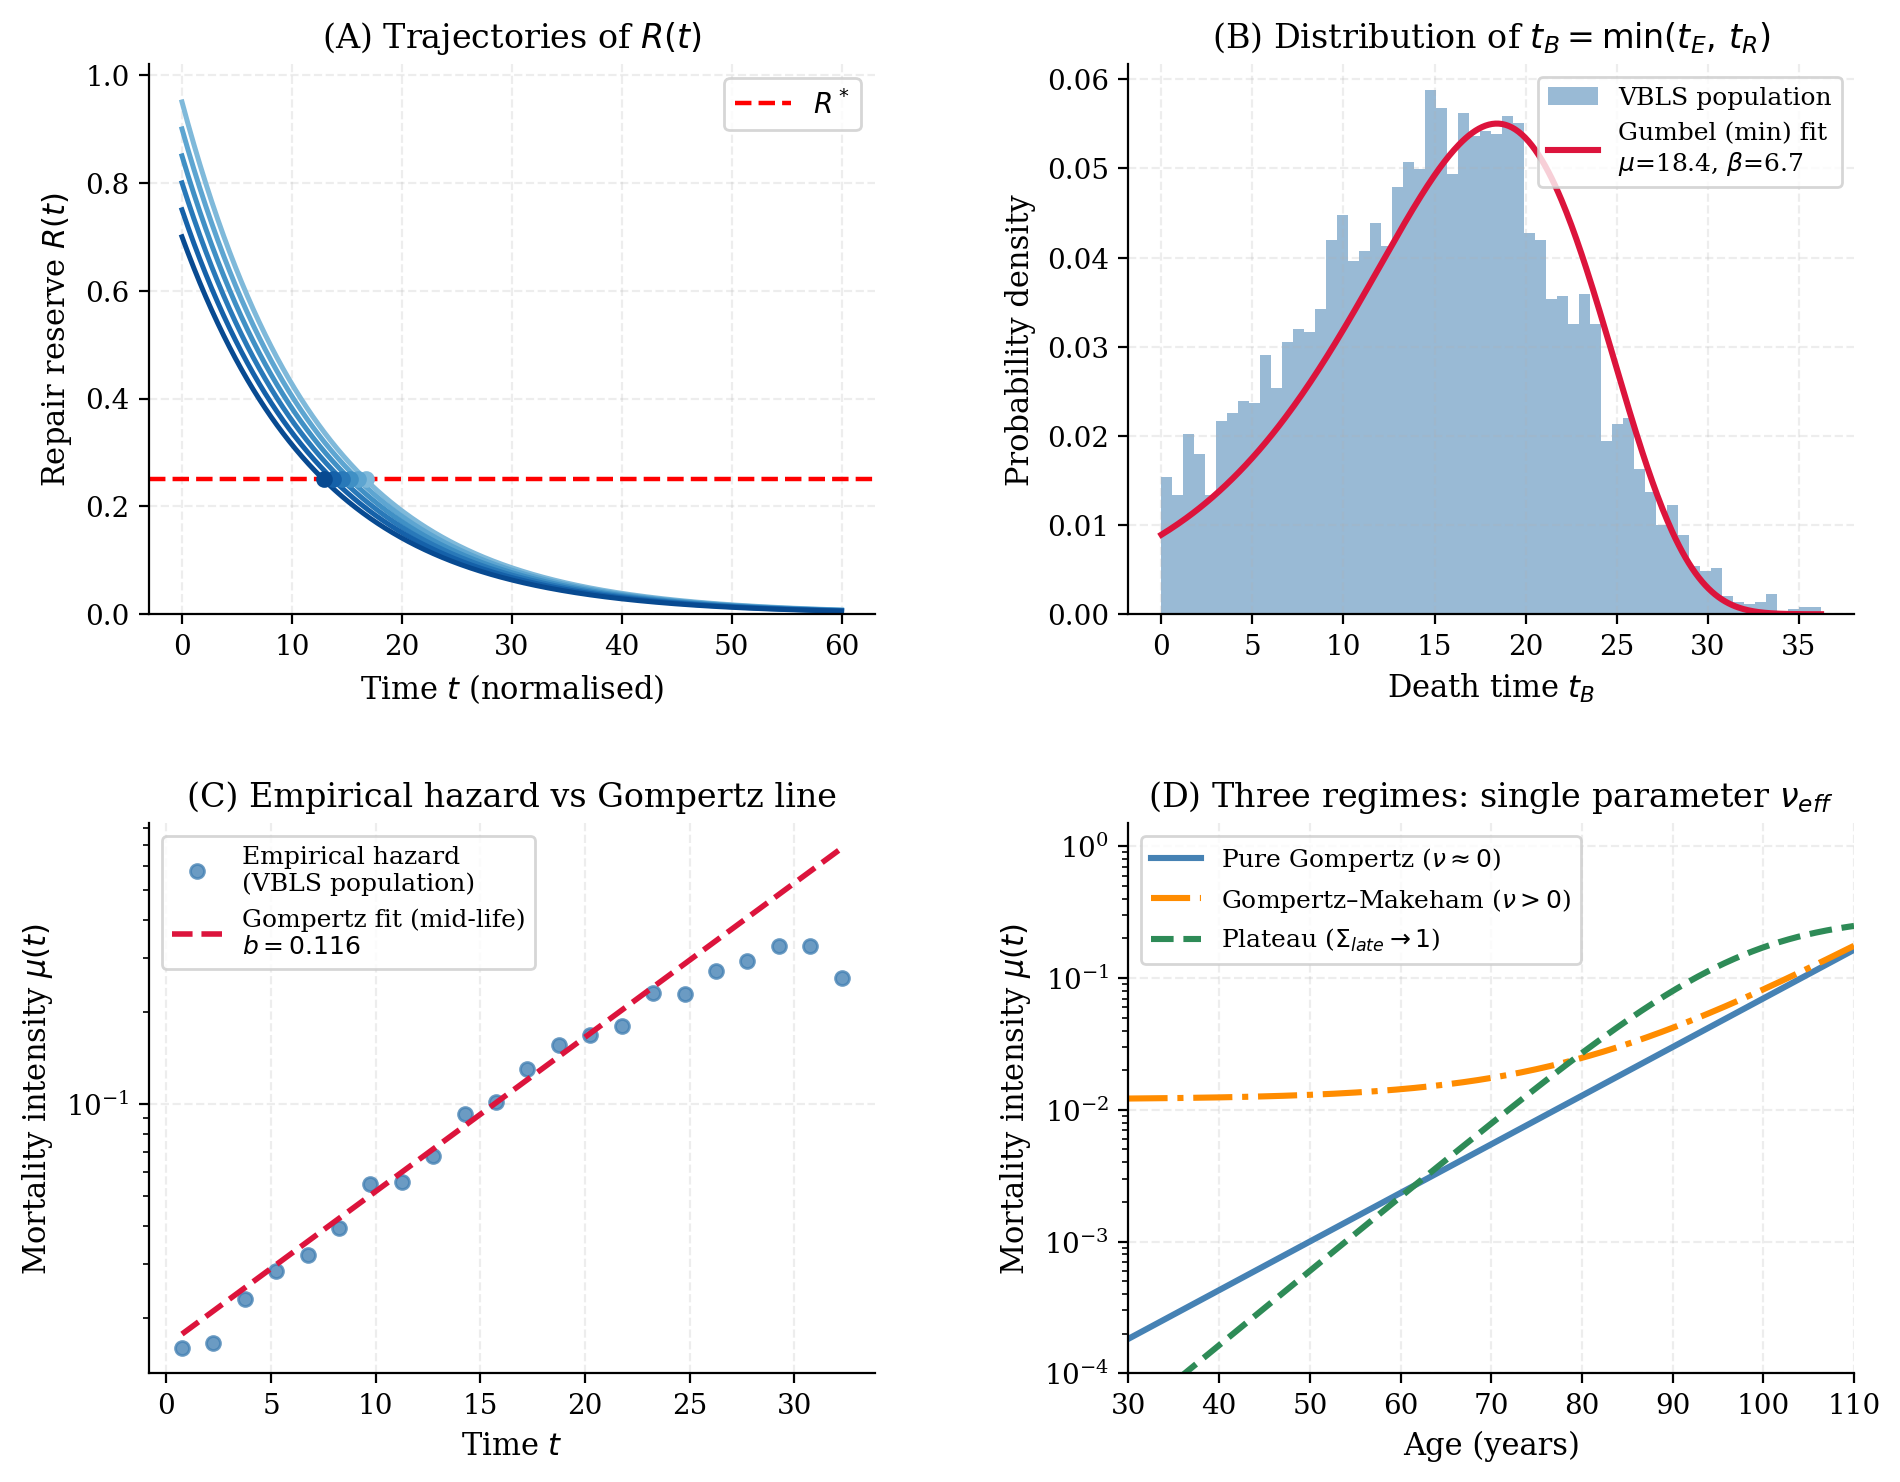

Write the Python code that produced this figure.
# SPDX-FileCopyrightText: 2026 Vasiliy Avdeev <vaavdeev64@gmail.com>
# SPDX-License-Identifier: CC-BY-NC-ND-4.0
"""
=================================================================
  VBLS — Viability Boundaries of Living Systems
  Author:     Vasiliy Avdeev (independent researcher)
  Monograph:  VBLS_THEORY
=================================================================

  Copyright (c) 2026 Vasiliy Avdeev.  All rights reserved.

  This work is licensed under the Creative Commons Attribution-NonCommercial-
  NoDerivatives 4.0 International License (CC BY-NC-ND 4.0).

  You are free to:
    Share — copy and redistribute the material in any medium or format
    The licensor cannot revoke these freedoms as long as you follow the
    license terms.

  Under the following terms:
    Attribution    — You must give appropriate credit, provide a link to
                     the license, and indicate if changes were made.  You
                     may do so in any reasonable manner, but not in any way
                     that suggests the licensor endorses you or your use.
    NonCommercial  — You may not use the material for commercial purposes.
    NoDerivatives  — If you remix, transform, or build upon the material,
                     you may not distribute the modified material.
    No additional restrictions — You may not apply legal terms or
                     technological measures that legally restrict others
                     from doing anything the license permits.

  Notices:
    You do not have to comply with the license for elements of the material
    in the public domain or where your use is permitted by an applicable
    exception or limitation.

    No warranties are given.  The license may not give you all of the
    permissions necessary for your intended use.  For example, other rights
    such as publicity, privacy, or moral rights may limit how you use the
    material.

  Full license text:        https://creativecommons.org/licenses/by-nc-nd/4.0/legalcode
  Human-readable summary:   https://creativecommons.org/licenses/by-nc-nd/4.0/

  License: CC BY-NC-ND 4.0   (machine-readable SPDX tag is at the top of the file)

================================================================================
VBLS — Fig. 16.2: Asymptotic regime of VBLS compatible with the Gompertz law
================================================================================

PURPOSE
    Illustrate, by direct Monte-Carlo simulation, the claim of §16.2:
    a population generated by the VBLS death rule t_B = min(t_E, t_R) produces
    a mortality curve whose mid-life part is *compatible with* (not derived as
    an identity from) the Gompertz law mu(t) = a*e^{b t}.

WHAT IS A THEOREM-LEVEL CONSEQUENCE vs. AN ILLUSTRATIVE CHOICE  (read this first)
    The figure deliberately separates two things so that the reader can check
    there is no result-fitting:

    (1) STRUCTURAL FACTS that do NOT depend on the numerical constants below:
        * The death time of one organism is the minimum over many independent
          repair pathways (first-passage / weakest-link). By the
          Fisher–Tippett–Gnedenko theorem the law of such minima converges to
          the Gumbel (minimum / smallest-extreme-value, SEV) distribution.
          -> Panel B is Gumbel because we take minima, NOT because we injected
             a Gumbel and refitted it.
        * The hazard of the SEV/Gumbel-min law is, exactly and analytically,
          h(t) = (1/beta) exp((t-mu)/beta) = a*e^{b t}  with b = 1/beta.
          -> The Gompertz shape in Panels C–D is an algebraic property of that
             distribution, not a tuned outcome.

    (2) ILLUSTRATIVE CHOICES (the numeric constants) that fix only the *scale
        and readability* of the picture, never its qualitative shape:
        * time is DIMENSIONLESS / normalised — NOT calibrated to any species,
          NO target lifespan is imposed;
        * component count, means and spreads are picked so the histogram and
          the hazard land in a legible range. Changing them shifts/stretches
          the axes but leaves Panel B Gumbel and Panels C–D Gompertz.

NO-CHERRY-PICKING NOTES
    * A single fixed RNG seed (below) makes the figure fully reproducible;
      the qualitative result is seed-independent (try other seeds).
    * Panel C plots an EMPIRICAL hazard computed from the simulated sample by
      the standard actuarial life-table estimator — we never plot an analytic
      formula and call it "data". The Gompertz reference line is fitted ONLY to
      a mid-life window (stated explicitly), so the young-age and old-age
      DEVIATIONS remain visible rather than hidden by a global fit.
    * Panel D contains analytic *schematic* curves (clearly labelled) whose only
      purpose is to show the three qualitative regimes and how a single control
      parameter nu_eff = nu_0 + nu*Sigma_late maps onto them.

Dependencies: numpy, scipy, matplotlib
Run:          python gompertz_vbls_4panels.py
Output:       picture/gompertz_vbls_4panels.png
================================================================================
"""

import numpy as np
import matplotlib
matplotlib.use('Agg')
import matplotlib.pyplot as plt
from scipy.stats import gumbel_l   # gumbel_l = Gumbel for MINIMA (SEV);
                                   # its CDF 1-exp(-exp((x-mu)/beta)) is exactly
                                   # the survival/CDF written in §16.2.4 (3.71x).
                                   # NB: gumbel_r (maxima) would be the WRONG sign.

# ── Plot style (shared across all VBLS figure scripts; cosmetic only) ─────────
plt.rcParams.update({
    'font.family':       'DejaVu Serif',
    'font.size':         11,
    'axes.titlesize':    12,
    'axes.labelsize':    11,
    'xtick.labelsize':   10,
    'ytick.labelsize':   10,
    'axes.spines.top':   False,
    'axes.spines.right': False,
    'axes.grid':         True,
    'grid.alpha':        0.22,
    'grid.linestyle':    '--',
    'lines.linewidth':   2.0,
    'figure.dpi':        150,
})

# ── Global parameters ─────────────────────────────────────────────────────────
# Fixed seed => byte-for-byte reproducible figure. The conclusions (Gumbel in B,
# straight mid-life hazard in C) hold for any seed; only the finite-sample noise
# in the tails changes.
np.random.seed(42)

# Illustrative constants in NORMALISED time. None is calibrated to data.
nu_eff = 0.08    # late-phase effective decay rate of R(t), used only in Panel A
R_star = 0.25    # critical repair-reserve threshold R* (death when R<=R*)
t_max  = 60.0    # plot horizon for Panel A (dimensionless time units)
t      = np.linspace(0, t_max, 1000)

fig, axes = plt.subplots(2, 2, figsize=(11, 8.5))
fig.subplots_adjust(hspace=0.38, wspace=0.35)

# ══════════════════════════════════════════════════════════════════════════════
# Panel A — Where the spread of t_R comes from (deterministic R(t) trajectories)
# ══════════════════════════════════════════════════════════════════════════════
# In the late phase the VBLS equation for the repair reserve reduces to
#   dR/dt ≈ -(nu_0 + nu*Sigma_late) R  ≡  -nu_eff R    =>   R(t) = R0 * e^{-nu_eff t}
# (this is the model's own late-phase approximation, eq. 16.2.4 Step 3, not an
# ad-hoc choice). Six individuals with different initial reserves R0 are shown
# only to make visible that variability in R0 -> a spread of crossing times t_R
# (the dots on R = R*). That spread is exactly what becomes the t_R distribution
# fed into Panels B–C. The specific R0 list is illustrative.
R0_vals  = [0.95, 0.90, 0.85, 0.80, 0.75, 0.70]
colors_A = plt.cm.Blues(np.linspace(0.45, 0.90, len(R0_vals)))

ax = axes[0, 0]
for R0, col in zip(R0_vals, colors_A):
    R_t = R0 * np.exp(-nu_eff * t)
    ax.plot(t, R_t, color=col, lw=1.8)
    idx = np.where(R_t <= R_star)[0]            # first time R(t) drops to R*
    if len(idx):
        ax.plot(t[idx[0]], R_star, 'o', color=col, ms=5, zorder=5)

ax.axhline(R_star, color='red', linestyle='--', lw=1.6, label=r'$R^*$')
ax.set_xlabel('Time $t$ (normalised)')
ax.set_ylabel('Repair reserve $R(t)$')
ax.set_title(r'(A) Trajectories of $R(t)$')
ax.set_ylim(0, 1.02)
ax.legend(fontsize=10)

# ══════════════════════════════════════════════════════════════════════════════
# Panel B — Population law of t_B = min(t_E, t_R) is Gumbel (smallest extreme val)
# ══════════════════════════════════════════════════════════════════════════════
# MECHANISTIC GENERATION (no Gumbel is assumed; it EMERGES):
#   For each of n_pop individuals we draw n_comp independent repair-pathway
#   "exhaustion times" and take their MINIMUM (weakest link = first pathway to
#   fail, §16.2.4 Step 3a). Because we take a minimum over many i.i.d. variables,
#   the Fisher–Tippett–Gnedenko theorem guarantees convergence to the Gumbel
#   (minimum/SEV) law. We then FIT that same law to the generated sample — i.e.
#   we test the theorem, we do not impose its conclusion.
#
#   * component distribution = Normal(49, 15): a generic light-tailed law on the
#     real line (its left tail puts it in the SEV min-domain of attraction). The
#     numbers 49/15/n_comp=50 only set where the histogram sits on the t-axis;
#     they do NOT create the Gumbel shape — any light-tailed component law with
#     enough components gives the same shape.
#   * `indiv` = small per-individual offset: genetic/epigenetic between-subject
#     variability; widens the population law, does not change its family.
#   * t_E = Exponential(scale=140): the MINOR E-channel (rare early catastrophic
#     failure). R-channel dominates by construction (§16.2.4 Step 1), exactly as
#     the theory states; t_E only adds a small low-age background.
n_pop, n_comp = 6000, 50
indiv   = np.random.normal(0.0, 2.5, size=n_pop)            # between-individual spread
comp    = np.random.normal(49.0, 15.0, size=(n_pop, n_comp))
t_R_pop = comp.min(axis=1) + indiv                          # R-channel: first-pathway failure
t_E_pop = np.random.exponential(scale=140, size=n_pop)      # minor E-channel
t_B_pop = np.minimum(t_R_pop, t_E_pop)                      # death = first channel to fire
t_B_pop = t_B_pop[t_B_pop > 0]

# Fit the SEV/Gumbel-min law to the SIMULATED deaths (parameters are OUTPUTS of
# the fit, not inputs we chose).
loc_g, scale_g = gumbel_l.fit(t_B_pop)
t_fit = np.linspace(t_B_pop.min(), t_B_pop.max(), 400)

ax = axes[0, 1]
ax.hist(t_B_pop, bins=60, density=True, color='steelblue', alpha=0.55,
        label='VBLS population')
ax.plot(t_fit, gumbel_l.pdf(t_fit, loc_g, scale_g),
        color='crimson', lw=2.2,
        label=f'Gumbel (min) fit\n$\\mu$={loc_g:.1f}, $\\beta$={scale_g:.1f}')
ax.set_xlabel('Death time $t_B$')
ax.set_ylabel('Probability density')
ax.set_title(r'(B) Distribution of $t_B = \min(t_E,\,t_R)$')
ax.legend(fontsize=9)

# ══════════════════════════════════════════════════════════════════════════════
# Panel C — EMPIRICAL hazard of the simulated population vs a Gompertz line
# ══════════════════════════════════════════════════════════════════════════════
# We do NOT re-plot an analytic hazard. We estimate the hazard directly from the
# t_B sample of Panel B with the standard actuarial life-table estimator:
#     mu_hat(t_i) = (deaths in [t_i, t_i+dt]) / (number alive at t_i * dt).
# This closes the chain A -> B -> C using one and the same simulated cohort.
dt_bin   = 1.5
edges    = np.arange(0, t_B_pop.max() + dt_bin, dt_bin)
deaths,_ = np.histogram(t_B_pop, bins=edges)
centers  = 0.5 * (edges[:-1] + edges[1:])
n_total  = len(t_B_pop)
at_risk  = n_total - np.concatenate(([0], np.cumsum(deaths)[:-1]))  # survivors at t_i
with np.errstate(divide='ignore', invalid='ignore'):
    mu_hat = deaths / (at_risk * dt_bin)
# Drop bins with too few survivors (estimator unstable in the extreme tail).
mask     = (at_risk > 30) & (deaths > 0)
t_emp    = centers[mask]
mu_emp   = mu_hat[mask]

# HONEST REFERENCE LINE: the Gompertz line is fitted to the MID-LIFE window only
# (percentiles 25–85 of the deaths), deliberately leaving the tails un-fitted so
# their deviations are visible and auditable:
#   * young ages -> a near-constant floor (Makeham-like background from t_E);
#   * old ages   -> a downward bend (late-life mortality deceleration / plateau).
# Both deviations are PREDICTED by the model, not artefacts; a global fit would
# have masked them.  b is the OUTPUT slope, reported in the legend.
lo, hi   = np.percentile(t_B_pop, [25, 85])
fit_mask = (t_emp >= lo) & (t_emp <= hi)
b_emp, lna_emp = np.polyfit(t_emp[fit_mask], np.log(mu_emp[fit_mask]), 1)
t_line  = np.linspace(t_emp.min(), t_emp.max(), 200)
mu_line = np.exp(lna_emp) * np.exp(b_emp * t_line)

ax = axes[1, 0]
ax.semilogy(t_emp, mu_emp, 'o', color='steelblue', ms=5, alpha=0.8,
            label='Empirical hazard\n(VBLS population)')
ax.semilogy(t_line, mu_line, color='crimson', lw=2.0, linestyle='--',
            label=f'Gompertz fit (mid-life)\n$b={b_emp:.3f}$')
ax.set_xlabel('Time $t$')
ax.set_ylabel('Mortality intensity $\\mu(t)$')
ax.set_title('(C) Empirical hazard vs Gompertz line')
ax.legend(fontsize=9)

# ══════════════════════════════════════════════════════════════════════════════
# Panel D — Three observable regimes as corners of ONE model (schematic, analytic)
# ══════════════════════════════════════════════════════════════════════════════
# These curves are explicitly ANALYTIC and SCHEMATIC (no data, no fitting). Their
# sole purpose is to show that one control parameter, nu_eff = nu_0 + nu*Sigma_late
# (which sets the hazard slope b ∝ nu_eff, §16.2.4 Step 5), maps onto the three
# textbook mortality regimes (§16.2.6) WITHOUT changing the model structure:
#   * pure Gompertz     : nu ~ 0  => nu_eff = nu_0 (low)  => gentle straight line
#   * Gompertz–Makeham  : same slope + age-independent background A => low-age floor
#   * plateau           : Sigma_late -> 1 => nu_eff at its ceiling nu_0 + nu (high)
#                          => steepest early rise, then SATURATES (deceleration)
# The constants below are chosen only for visual separation of the three shapes.
t_d = np.linspace(30, 110, 400)

# Pure Gompertz and Gompertz–Makeham deliberately SHARE one nu_eff-driven slope;
# Makeham differs from pure Gompertz solely by the additive background A (=0.012),
# so the reader sees that "Makeham" is "Gompertz + constant", nothing more.
gomp = 1.0e-3 * np.exp(0.085 * (t_d - 50))
mu1  = gomp                       # pure Gompertz  (a*e^{b t})
mu2  = 0.012 + gomp               # Gompertz–Makeham  (A + a*e^{b t})

# Plateau: a steeper base (highest nu_eff) passed through a saturating map
#   mu = mu_cap * g / (mu_cap + g)  ->  follows g at small g, tends to mu_cap.
# This encodes the ceiling nu_eff <= nu_0 + nu: the hazard cannot grow without
# bound, producing the late-life plateau. mu_cap is an illustrative ceiling.
mu_cap = 0.30
g3     = 6.0e-4 * np.exp(0.130 * (t_d - 50))
mu3    = mu_cap * g3 / (mu_cap + g3)

ax = axes[1, 1]
ax.semilogy(t_d, mu1, color='steelblue', lw=2.2,
            label='Pure Gompertz ($\\nu\\approx0$)')
ax.semilogy(t_d, mu2, color='darkorange', lw=2.2, linestyle='-.',
            label='Gompertz–Makeham ($\\nu>0$)')
ax.semilogy(t_d, mu3, color='seagreen', lw=2.2, linestyle='--',
            label='Plateau ($\\Sigma_{late}\\to1$)')
ax.set_xlabel('Age (years)')
ax.set_ylabel('Mortality intensity $\\mu(t)$')
ax.set_title('(D) Three regimes: single parameter $\\nu_{eff}$')
ax.legend(fontsize=9)
ax.set_xlim(30, 110)
ax.set_ylim(1e-4, 1.5)

# ── Save ──────────────────────────────────────────────────────────────────────
out = 'gompertz_comparison_4panels.png'
fig.savefig(out, dpi=200, bbox_inches='tight')
print(f'Saved: {out}')
